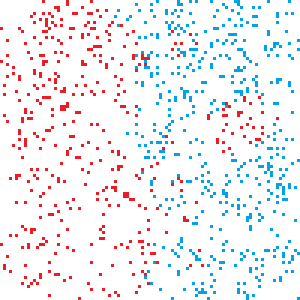
#> input picture svm-data/svm.png, 100 x 100 px (shown 3 times larger)
$ jupyter execute 'SVM - margins & kernels.ipynb'   (shell and % lines are left out)
#> lines starting #> are read from the running program, lines starting #| are printed output that depends on the picture
[cell 1]
import numpy as np
import pandas as pd
import matplotlib.pyplot as plt
import random
import webcolors
from PIL import Image
from pandas.core.frame import DataFrame
from typing import Dict, Tuple
from sklearn.svm import SVC

Wygenerujmy rozkład punktów podobny jak na powyższym obrazku.

[cell 2]
colors_dict = {
    '#ffffff': ('white', 0),
    '#ff0000': ('red', 1),
    '#ffbf00': ('orange', 2),
    '#ffff00': ('yellow', 3),
    '#00ff00': ('green', 4),
    '#00bfff': ('blue', 5),
    '#0000ff': ('dark blue', 6),
    '#551a8b': ('purple', 7),
    '#ffb6c1': ('pink', 8),
    '#000000': ('black', 9)
}

def closest_colour(requested_colour):
    min_colours = {}
    for key, name in colors_dict.items():
        r_c, g_c, b_c = webcolors.hex_to_rgb(key)
        rd = (r_c - requested_colour[0]) ** 2
        gd = (g_c - requested_colour[1]) ** 2
        bd = (b_c - requested_colour[2]) ** 2
        min_colours[(rd + gd + bd)] = name
    return min_colours[min(min_colours.keys())]

def get_colour_name(requested_colour):
    try:
        closest_name = webcolors.rgb_to_name(requested_colour)
    except ValueError:
        closest_name = closest_colour(requested_colour)
    return closest_name

[cell 3]
def noise(point: float):
    return point + random.gauss(0.5, 0.2)

def write_data_to_csv(source_img: str, dest_path: str):
    """
    Save given image to csv-like format.
    Csv file contains 4 columns: x co-ordinate, y co-ordinate, color number, color name
    """
    image = Image.open(source_img)
    width, height = image.size
    with open(dest_path, 'w') as dest_file:
        for x in range(0, width):
            for y in range(0, height):
                color, color_num = closest_colour(image.getpixel((x,y)))
                if color != 'white':
                    dest_file.write(f'{noise(x)};{noise(y)};{color_num};{color}\n')

[cell 4]
def divide_dataset(shuffled_dataset: np.ndarray) -> Tuple[np.ndarray]:
    """
    Return 4-elements tuple with X_train, y_train, X_test, y_test
    Function cast input - pandas DataFrame to  to numpy array, just for calucaltion simiplicity
    """
    if shuffled_dataset.shape[1] != 3:
        raise ValueError("Shuffled dataset must contains x,y and numeric value columns")

    train_size = int(0.7 * shuffled_dataset.shape[0])
    train, test = shuffled_dataset[:train_size, :], shuffled_dataset[train_size:, :]

    return train[:, 0:2], train[:, 2], test[:, 0:2], test[:, 2]

[cell 5]
data = ('svm-data/svm.png', )
output_paths = ('svm-data/svm-dataset.csv', )

[cell 6]
def show_data(img_path):
#> called with img_path = 'svm-data/svm.png'
    pil_im = Image.open(img_path, 'r')
#> pil_im is the input picture: PIL image 100x100 RGB; mean R, G, B 242, 241.1, 244.8
    plt.imshow(np.asarray(pil_im))

def get_img_shape(img_path):
    pil_im = Image.open(img_path, 'r')
    return pil_im.size

show_data(data[0])
org_shape = get_img_shape(data[0])
#> org_shape = (100, 100)

[cell 7]
write_data_to_csv(data[0], output_paths[0])

[cell 8]
X = pd.read_csv(output_paths[0], sep=';', names=['x', 'y', 'color_num', 'color'])
#> X = table of 896 rows and 4 columns
colors = X.iloc[:, 3]
X = X.iloc[:, :3]
#> X = table of 896 rows and 3 columns
X = np.array(X, dtype=np.float32)

plt.scatter(X[:, 0], X[:, 1], s=1, c=colors)
plt.show()
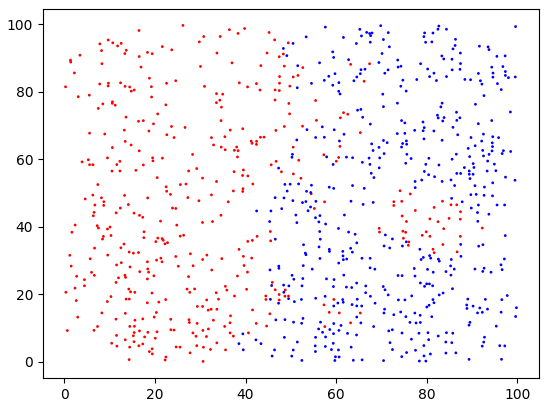
#> figure drawn by matplotlib, 1 panel

Dla takiego rozkładu zbadajmy jak będą się zachowywały w zależności od wybranego współczynnika C (rozumianego jako - współczynnik sterujący równowagą między zwiększaniem marginesu, a zmniejszaniem ilości punktów po złej stronie granicy) następujące wartości (do przetestowania rozsądny zakres i ilość współczynników C - tak aby pokazać trend na wykresie):
 * jaka jest szerokość marginesu;
 * jaki % punktów znalazł się po "niewłaściwej" stronie płaszczyzny dzielącej klasy.

[cell 9]
np.random.shuffle(X)
X_train, y_train, X_test, y_test = divide_dataset(X[:, :3])

[cell 10]
n = 10000
X_random = np.random.rand(n, 2) * org_shape[0]

[cell 11]
Cs = [0.00001, 0.0001, 0.001, 0.01, 0.1 , 1, 10, 100]
x_s = np.log10(Cs)

[cell 12]
def svn_scores(kernel: str, Cs: list,  **kwargs):
#> called with kernel = 'linear'
    accs_test = []
    widths = []
    accs_trains = []

    for c in Cs:
        svm = SVC(C=c, kernel=kernel, **kwargs)
        svm.fit(X_train, y_train)

        acc_train = svm.score(X_train, y_train)
        acc_test = svm.score(X_test, y_test)
        dec = svm.decision_function(X_random)
        width = np.sum(np.abs(dec) < 1) / len(X_random)

        accs_trains.append(acc_train)
        accs_test.append(acc_test)
        widths.append(width)

    return accs_trains, accs_test, widths

[cell 13]
def plot_results_accs(acc_trains: list, acc_test: list, x: list):
    plt.figure(figsize=(10, 10))
    plt.title("SWM accuracy on train and test data")
    plt.xlabel("C value. log_{10}(C)")
    plt.ylabel("accuracy")
    plt.plot(x, acc_trains, label="train_data")
    plt.plot(x, acc_test, label="test_data")
    plt.legend()

def plot_results_widths(widths: list, x: list):
    plt.figure(figsize=(10, 10))
    plt.title("Margin width")
    plt.xlabel("C value. log_{10}(C)")
    plt.ylabel("margin width")
    plt.plot(x, widths)

### Standard SVM

[cell 14]
accs_trains, accs_test, widths = svn_scores(kernel='linear', Cs=Cs)

[cell 15]
plot_results_accs(accs_trains, accs_test, x_s)
plot_results_widths(widths, x_s)

### SVM with polynomial karnel

[cell 16]
accs_trains, accs_test, widths = svn_scores(kernel='poly', Cs=Cs, gamma='scale', coef0=3)

[cell 17]
plot_results_accs(accs_trains, accs_test, x_s)
plot_results_widths(widths, x_s)

### SVM with RBF karnel

##### gamma = 0.0001

[cell 18]
gamma = 0.0001
accs_trains, accs_test, widths = svn_scores(kernel="rbf", Cs=Cs, gamma=gamma)
plot_results_accs(accs_trains, accs_test, x_s)
plot_results_widths(widths, x_s)
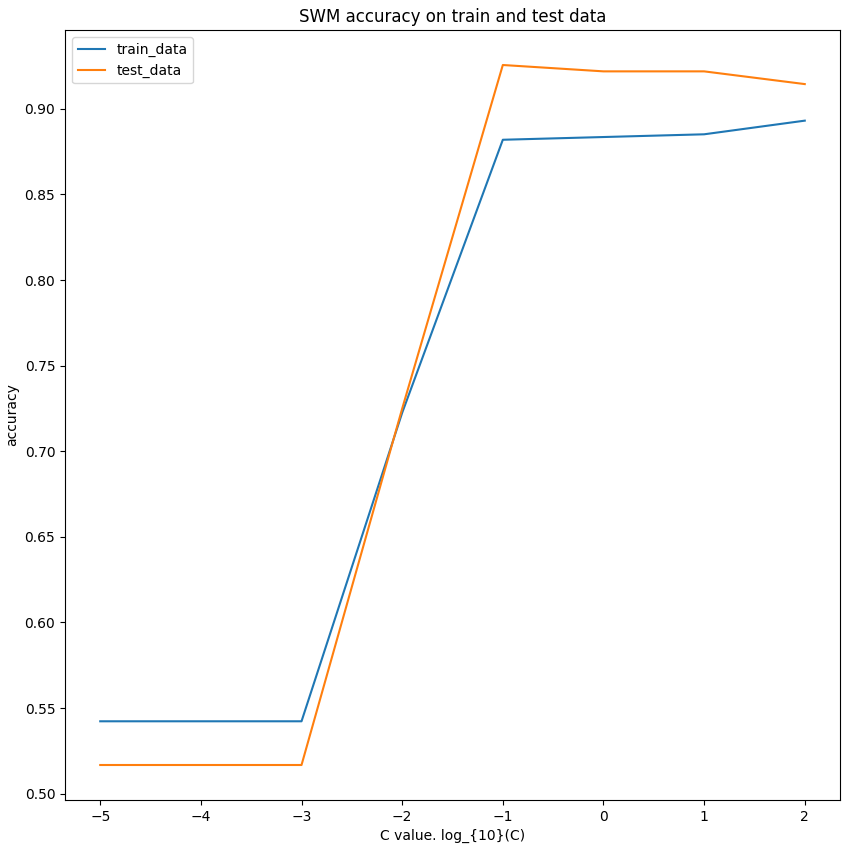
#> figure drawn by matplotlib, 1 panel

##### gamma = 0.01

[cell 19]
gamma = 0.01
accs_trains, accs_test, widths = svn_scores(kernel="rbf", Cs=Cs, gamma=gamma)
plot_results_accs(accs_trains, accs_test, x_s)
plot_results_widths(widths, x_s)
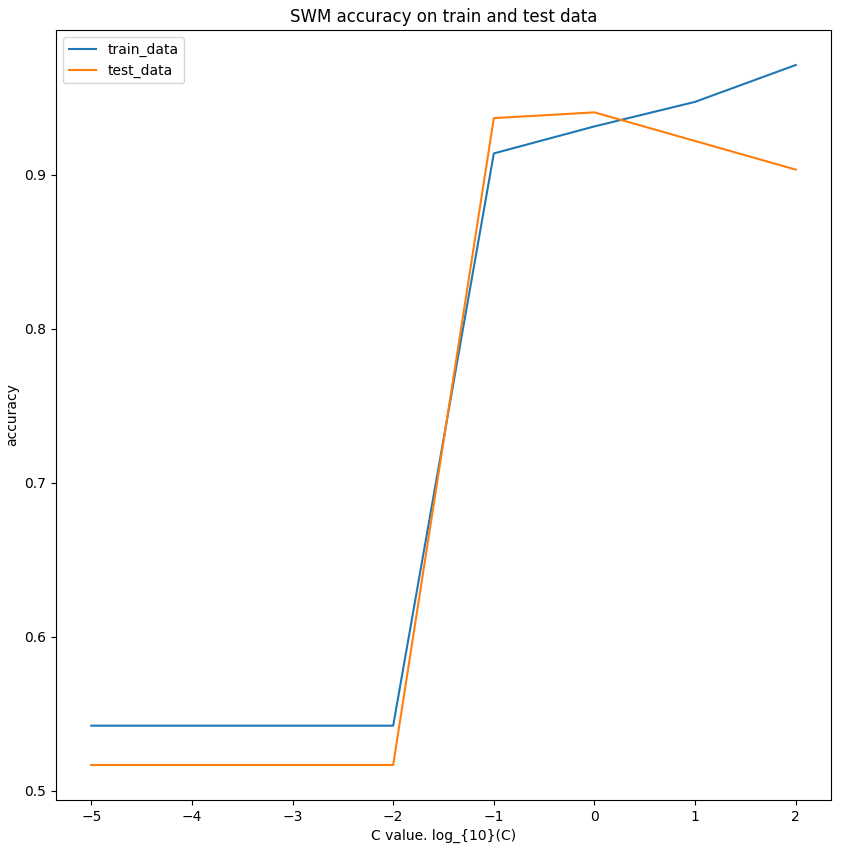
#> figure drawn by matplotlib, 1 panel

##### gamma = 1

[cell 20]
gamma = 1
accs_trains, accs_test, widths = svn_scores(kernel="rbf", Cs=Cs, gamma=gamma)
plot_results_accs(accs_trains, accs_test, x_s)
plot_results_widths(widths, x_s)
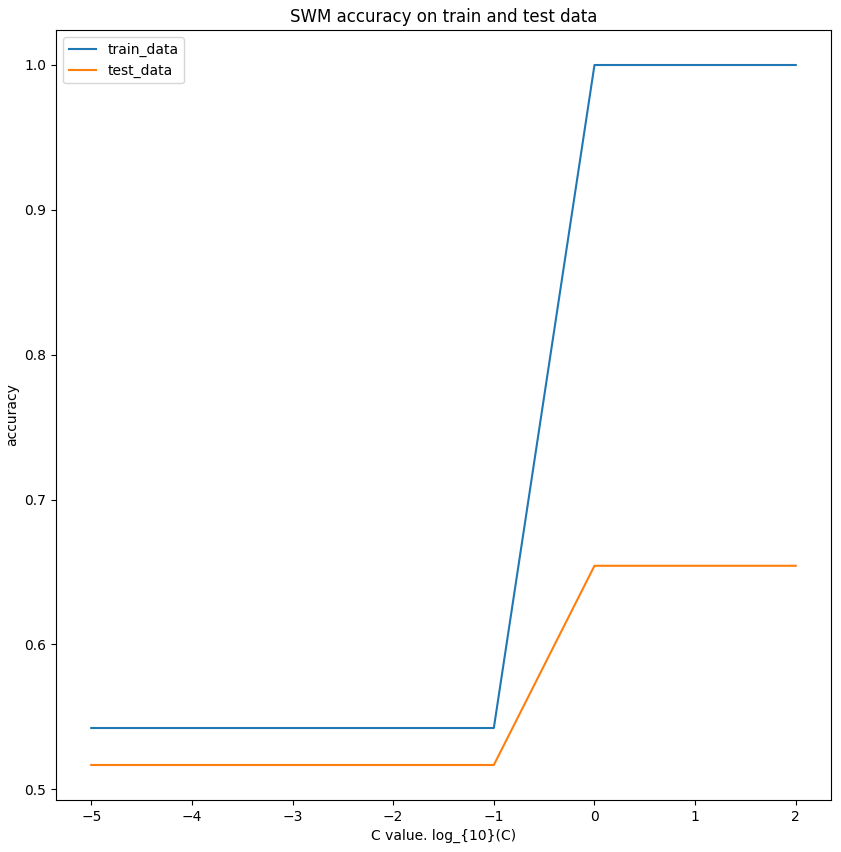
#> figure drawn by matplotlib, 1 panel
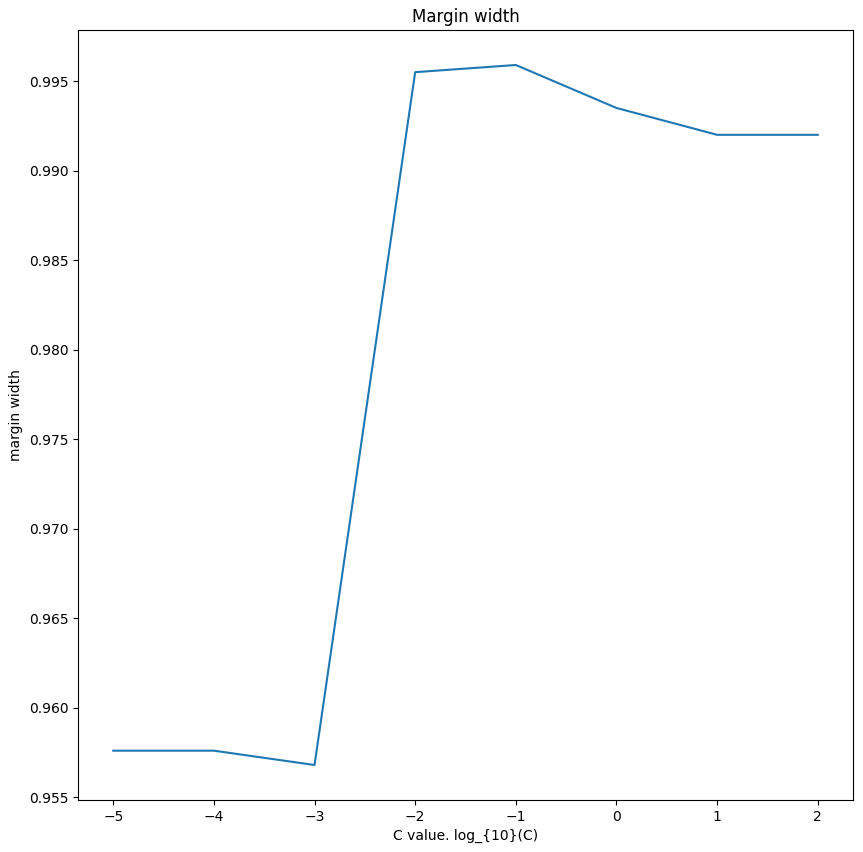
#> figure drawn by matplotlib, 1 panel

##### gamma = 10

[cell 21]
gamma = 10
accs_trains, accs_test, widths = svn_scores(kernel="rbf", Cs=Cs, gamma=gamma)
#> widths = [0.994, 0.994, 0.994, 1, 1, 1, 1, 1]
plot_results_accs(accs_trains, accs_test, x_s)
plot_results_widths(widths, x_s)
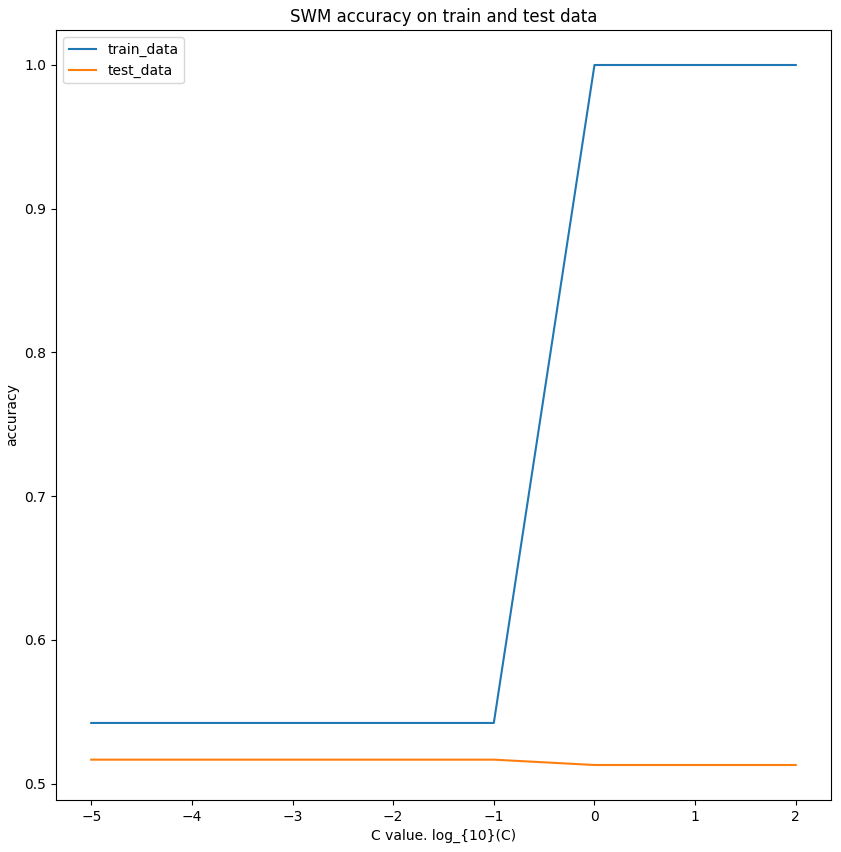
#> figure drawn by matplotlib, 1 panel
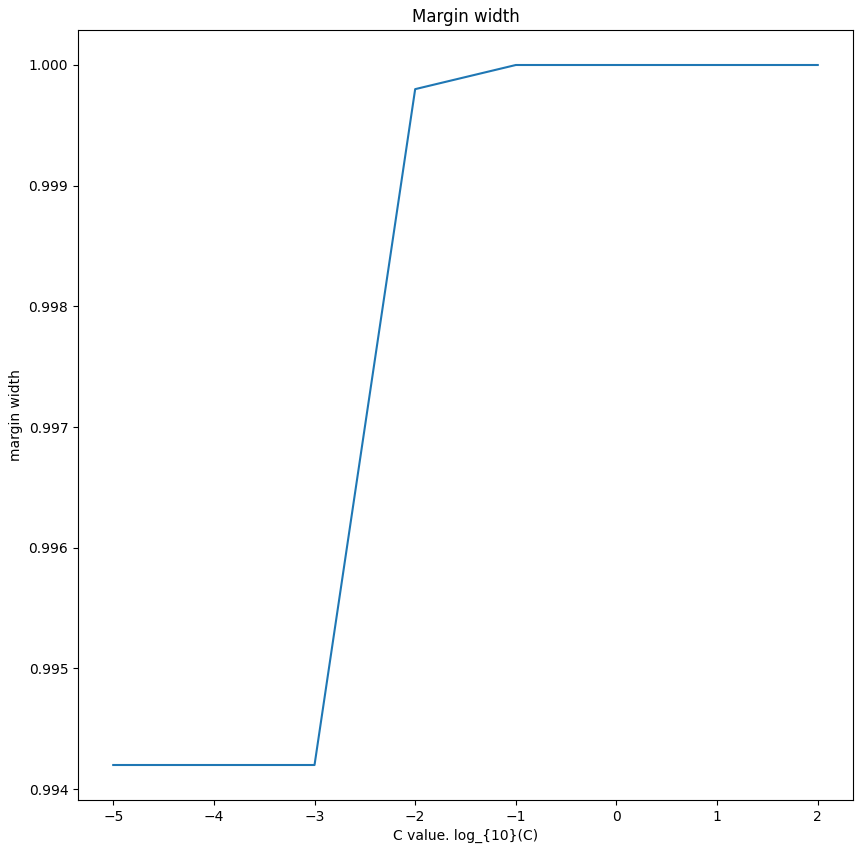
#> figure drawn by matplotlib, 1 panel
